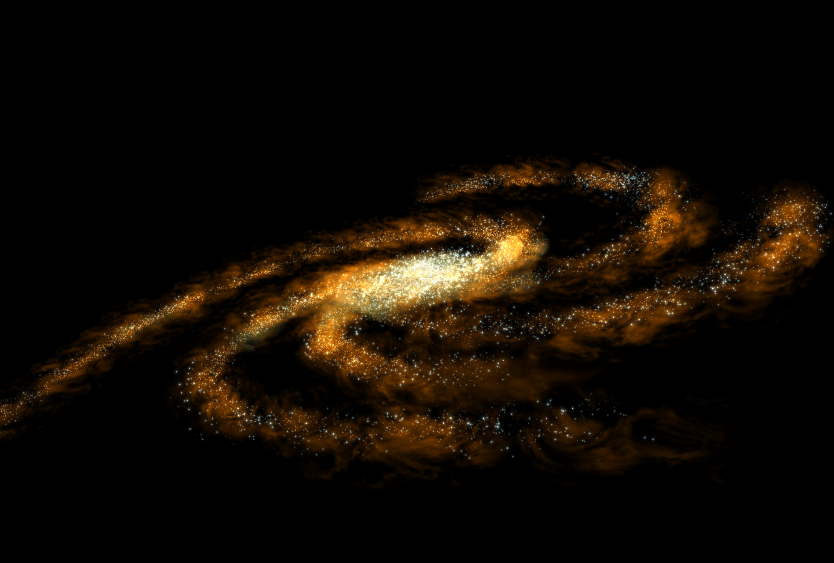
#> input picture core-inputs/input-book/0-Title_Page/source-milky-way.jpg, 2500 x 1687 px (shown at 1/3 size)
$ python generate_mobile.py
#> lines starting #> are read from the running program, lines starting #| are printed output that depends on the picture
### core-outputs/output-book/0-Title_Page/src/generate.py
#!/usr/bin/env python3
"""Generates the Infinity 0 title page render from its design brief.

Layer order (back to front), per
core-inputs/input-book/0-Title_Page/design-brief.md:

  1. NASA Milky Way photo (public domain)          -- source-milky-way.jpg
  2. Futuristic wireframe map                        -- generated here,
     traced from the photo's actual brightness (see trace_galaxy.py)
  3. Crayon layer: a big X at the galactic center,    -- generated here
     a circle in the bottom-left corner with a kid-
     drawn stick figure ("earth"), and a bouncing
     line connecting the two. No signature.
  4. Title + author, with a radial-gradient fade      -- generated here
     lightening whatever sits directly behind them

No numpy/opencv/pip is available in this environment (checked and
confirmed missing -- see prompt-log/), so the wireframe tracing in
trace_galaxy.py is a small pure-Python/Pillow "graphics plugin" instead
of a dependency: it walks the photo's actual pixel brightness rather
than drawing an arbitrary shape unrelated to the image.

The crayon layer is procedurally generated rather than AI-generated --
no image-generation tool was available either.

Usage: python3 generate.py
Reads:  ../../../../core-inputs/input-book/0-Title_Page/source-milky-way.jpg
Writes: ../render/print/title-page-print.png (archives the previous render
        first -- see archive_existing())

build_composite() below is reused by generate_web.py (and any future
format-variant script, per SPEC.md's "Format variants" section) so every
variant resamples the *same* artwork rather than re-running the
procedural crayon/wireframe generation at a different canvas size --
stroke widths and font sizes below are tuned in absolute pixels against
CANVAS_SIZE, so regenerating at a smaller size would throw off their
proportions relative to each other. One composite, multiple output
resolutions -- not one generator per resolution.
"""
import math
import random
from pathlib import Path

from PIL import Image, ImageDraw, ImageEnhance, ImageFilter, ImageOps

from trace_galaxy import galaxy_centroid, radial_silhouette, skeleton_segments
import blockfont

# 5.5in x 8.5in trade paperback trim (Infinity_0_Interview.md), at 300 DPI --
# print-resolution, per the "high-res render first" decision.
DPI = 300
CANVAS_SIZE = (int(5.5 * DPI), int(8.5 * DPI))  # (1650, 2550)

SRC_DIR = Path(__file__).resolve().parent
TITLE_PAGE_DIR = SRC_DIR.parent
INPUT_DIR = TITLE_PAGE_DIR.parent.parent.parent / "core-inputs" / "input-book" / "0-Title_Page"
RENDER_ROOT = TITLE_PAGE_DIR / "render"
# Subfolder per format variant, per SPEC.md's "Format variants" section
# (2026-09-04) -- mirrors render/ARCHIVE/'s existing per-version convention,
# one level up: render/<format>/, each with its own ARCHIVE/.
RENDER_DIR = RENDER_ROOT / "print"
RENDER_NAME = "title-page-print.png"

WIREFRAME_COLOR = (110, 225, 255)
CRAYON_COLOR = (225, 15, 15)  # bright red, per 2026-08-19 feedback


def fitted_source_photo() -> Image.Image:
    """The source photo cropped/scaled to exactly fill the canvas. Analysis
    (galaxy tracing) runs on a downsample of *this*, not the raw source, so
    traced points land in the same coordinate space as the final canvas."""
    src = Image.open(INPUT_DIR / "source-milky-way.jpg").convert("RGB")
#> src is the input picture: PIL image 2500x1687 RGB; mean R, G, B 17.1, 10.8, 3.6
    return ImageOps.fit(src, CANVAS_SIZE, centering=(0.5, 0.4))
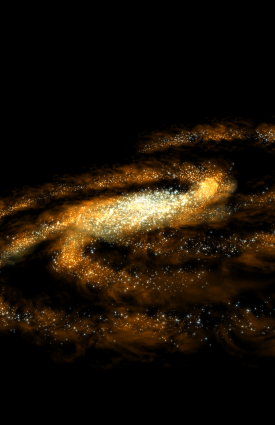
#> returned value: PIL image 1650x2550 RGB (shown at 1/6 size); mean R, G, B 27, 17.9, 6.7


BLACK_THRESHOLD = 35  # grayscale value below which a pixel counts as "black" background


def load_base_layer(fitted: Image.Image) -> Image.Image:
    """Per 2026-08-19 feedback: the photo's black background becomes white,
    then the whole photo is converted to black-and-white (grayscale) --
    applied only to this displayed layer, not to `fitted` itself, so the
    galaxy tracing (which needs the original brightness data) is unaffected."""
    luminance = fitted.convert("L")
    black_mask = luminance.point(lambda v: 255 if v < BLACK_THRESHOLD else 0)
    white_img = Image.new("RGB", fitted.size, (255, 255, 255))
    whitened = Image.composite(white_img, fitted, black_mask)
    return whitened.convert("L").convert("RGB")


def draw_wireframe(fitted: Image.Image, center) -> Image.Image:
    """Traces the photo's own brightness structure -- purely 2D tracing, no
    randomly-generated shapes. Two closed contour levels give the overall
    silhouette; skeleton_segments gives the actual topological skeleton of
    the bright structure (Zhang-Suen thinning, real medial axis, branching
    wherever the photo's own shape branches) -- not a fan of rays cast out
    from one point, which reads as "a rainbow", not a skeleton (see the
    2026-08-19 feedback this replaces)."""
    layer = Image.new("RGBA", CANVAS_SIZE, (0, 0, 0, 0))
    draw = ImageDraw.Draw(layer)

    for level, width in ((0.12, 2), (0.32, 3)):
        contour = radial_silhouette(fitted, center, level, n_angles=240)
        draw.line(contour + [contour[0]], fill=(*WIREFRAME_COLOR, 140), width=width, joint="curve")

    for p0, p1 in skeleton_segments(fitted, level=0.18):
        draw.line([p0, p1], fill=(*WIREFRAME_COLOR, 160), width=2)

    glow = layer.filter(ImageFilter.GaussianBlur(5))
    out = Image.alpha_composite(glow, layer)

    draw_out = ImageDraw.Draw(out)
    cx, cy = center
    tick = 16
    draw_out.line([(cx - tick, cy), (cx + tick, cy)], fill=(*WIREFRAME_COLOR, 200), width=2)
    draw_out.line([(cx, cy - tick), (cx, cy + tick)], fill=(*WIREFRAME_COLOR, 200), width=2)
    return out


RNG_SEED = 0  # deterministic render -- rerunning reproduces the same image


def _crayon_stroke(draw: ImageDraw.ImageDraw, points, color, base_width: int):
    """Thick crayon stroke with a soft outer pass, a solid core, and a light
    waxy grain pass -- per 2026-08-19 feedback that a flat smooth line lost
    too much crayon texture. The *path* stays smooth (no per-point jitter
    here); hand-drawn wobble belongs to the path itself, built by the
    caller via _wobble(), not to the stroke rendering."""
    draw.line(points, fill=(*color, 80), width=base_width + 10, joint="curve")
    draw.line(points, fill=(*color, 235), width=base_width, joint="curve")
    grain_rng = random.Random(RNG_SEED)
    for x, y in points[::3]:
        for _ in range(2):
            ox = x + grain_rng.uniform(-base_width * 0.6, base_width * 0.6)
            oy = y + grain_rng.uniform(-base_width * 0.6, base_width * 0.6)
            r = grain_rng.uniform(1, base_width * 0.25)
            draw.ellipse([ox - r, oy - r, ox + r, oy + r], fill=(*color, grain_rng.randint(40, 100)))


def _wobble(points, rng: random.Random, jitter: float):
    """Hand-drawn imperfection: every point nudged a little, independently
    -- per 2026-08-19 'the entire crayon section needs to look hand
    written' feedback. Straight lines and perfect curves read as
    typeset/vector, not drawn by a kid."""
    return [(x + rng.uniform(-jitter, jitter), y + rng.uniform(-jitter, jitter)) for x, y in points]


def _hand_drawn_circle(center, radius: float, rng: random.Random, n: int = 72, wobble: float = 0.0):
    """A real hand-drawn circle doesn't close perfectly -- the start and
    end don't quite meet, per 2026-08-19 feedback ('look up what that
    means'). Starts at a random angle, sweeps slightly more or less than a
    full turn, and each point's radius wobbles a little."""
    start_angle = rng.uniform(0, 2 * math.pi)
    sweep = 2 * math.pi * rng.uniform(0.94, 1.06)  # doesn't land exactly back on itself
    points = []
    for i in range(n + 1):
        theta = start_angle + sweep * i / n
        r = radius + rng.uniform(-wobble, wobble)
        points.append((center[0] + r * math.cos(theta), center[1] + r * math.sin(theta)))
    return points


def _jump_arc(start, end, rng: random.Random, bulge_fraction: float, n: int = 160, wobble: float = 6.0):
    """A single leaping arc from start to end -- shaped like an ellipse,
    bulging out past the busy map area into open space before landing --
    per 2026-08-19 'should look like it jumps off the map, like an
    ellipse' feedback (replaces the earlier multi-bounce path)."""
    sx, sy = start
    ex, ey = end
    mx, my = (sx + ex) / 2, (sy + ey) / 2
    length = math.hypot(ex - sx, ey - sy)
    ux, uy = (ex - sx) / length, (ey - sy) / length
    px, py = -uy, ux
    if px > 0:  # always bulge toward the left -- open space away from the busy map
        px, py = -px, -py
    bulge = length * bulge_fraction
    control = (mx + px * bulge, my + py * bulge)

    points = []
    for i in range(n + 1):
        t = i / n
        # Quadratic Bezier through start -> control -> end.
        x = (1 - t) ** 2 * sx + 2 * (1 - t) * t * control[0] + t ** 2 * ex
        y = (1 - t) ** 2 * sy + 2 * (1 - t) * t * control[1] + t ** 2 * ey
        points.append((x, y))
    return _wobble(points, rng, wobble)


def draw_crayon_layer(center) -> Image.Image:
    """A big X at the galactic center (where the child wants to go), a
    circle in the bottom-left corner with a kid-drawn stick figure
    ("earth"), and a single leaping arc connecting the two -- per
    2026-08-19 feedback. Every shape is hand-drawn-imperfect (wobbly paths,
    circles that don't quite close), not geometrically perfect. No
    wireframe-tracing (see
    core-inputs/input-book/0-Title_Page/future-ideas.md for that concept)
    and no signature/attribution note."""
    layer = Image.new("RGBA", CANVAS_SIZE, (0, 0, 0, 0))
    draw = ImageDraw.Draw(layer)
    rng = random.Random(RNG_SEED)
    cx, cy = center

    # The X, marking where the child wants to go -- small (no larger than
    # ~5% of the page), hand-drawn, circled -- per 2026-08-19 feedback
    # (a big X was the earlier, now-superseded, instruction).
    x_circle_r = CANVAS_SIZE[0] * 0.025  # 5% of page width, diameter
    x_size = x_circle_r * 0.6
    _crayon_stroke(draw, _wobble([(cx - x_size, cy - x_size), (cx + x_size, cy + x_size)], rng, 3), CRAYON_COLOR, base_width=6)
    _crayon_stroke(draw, _wobble([(cx + x_size, cy - x_size), (cx - x_size, cy + x_size)], rng, 3), CRAYON_COLOR, base_width=6)
    _crayon_stroke(draw, _hand_drawn_circle((cx, cy), x_circle_r, rng, n=48, wobble=x_circle_r * 0.05), CRAYON_COLOR, base_width=5)

    # "Earth": a circle in the bottom-left corner with a kid-drawn stick figure.
    earth_center = (CANVAS_SIZE[0] * 0.17, CANVAS_SIZE[1] * 0.88)
    earth_r = CANVAS_SIZE[0] * 0.095
    _crayon_stroke(draw, _hand_drawn_circle(earth_center, earth_r, rng, wobble=earth_r * 0.03), CRAYON_COLOR, base_width=12)

    ecx, ecy = earth_center
    head_r = earth_r * 0.26
    head_center = (ecx, ecy - earth_r * 0.4)
    _crayon_stroke(draw, _hand_drawn_circle(head_center, head_r, rng, n=32, wobble=head_r * 0.05), CRAYON_COLOR, base_width=7)

    body_top = (ecx, head_center[1] + head_r)
    body_bottom = (ecx, ecy + earth_r * 0.35)
    _crayon_stroke(draw, _wobble([body_top, body_bottom], rng, 4), CRAYON_COLOR, base_width=7)

    arm_y = body_top[1] + (body_bottom[1] - body_top[1]) * 0.3
    _crayon_stroke(draw, _wobble([(ecx, arm_y), (ecx - earth_r * 0.4, arm_y + earth_r * 0.15)], rng, 4), CRAYON_COLOR, base_width=7)
    _crayon_stroke(draw, _wobble([(ecx, arm_y), (ecx + earth_r * 0.4, arm_y + earth_r * 0.15)], rng, 4), CRAYON_COLOR, base_width=7)
    _crayon_stroke(draw, _wobble([body_bottom, (ecx - earth_r * 0.3, ecy + earth_r * 0.75)], rng, 4), CRAYON_COLOR, base_width=7)
    _crayon_stroke(draw, _wobble([body_bottom, (ecx + earth_r * 0.3, ecy + earth_r * 0.75)], rng, 4), CRAYON_COLOR, base_width=7)

    # A single leaping arc from earth to the X, ending in an arrow pointing
    # at it -- per 2026-08-19 feedback ("jumps off the map, like an
    # ellipse"; replaces the earlier multi-bounce path).
    jump_start_angle = math.atan2(cy - ecy, cx - ecx)
    jump_start = (ecx + earth_r * math.cos(jump_start_angle), ecy + earth_r * math.sin(jump_start_angle))
    jump_end_angle = math.atan2(ecy - cy, ecx - cx)
    jump_end = (cx + x_circle_r * 1.6 * math.cos(jump_end_angle), cy + x_circle_r * 1.6 * math.sin(jump_end_angle))
    arc_pts = _jump_arc(jump_start, jump_end, rng, bulge_fraction=1.3)
    _crayon_stroke(draw, arc_pts, CRAYON_COLOR, base_width=10)

    tip = arc_pts[-1]
    arrow_dir = math.atan2(tip[1] - arc_pts[-6][1], tip[0] - arc_pts[-6][0])
    arrow_len = x_circle_r * 0.9
    for spread in (0.5, -0.5):
        wing_angle = arrow_dir + math.pi + spread
        wing = (tip[0] + arrow_len * math.cos(wing_angle), tip[1] + arrow_len * math.sin(wing_angle))
        _crayon_stroke(draw, _wobble([tip, wing], rng, 3), CRAYON_COLOR, base_width=6)

    return layer


def apply_title_fade(composed: Image.Image, center, radius: int) -> Image.Image:
    """Soft radial gradient centered on the title: lightens whatever sits
    directly behind it, fading outward with no hard edge, so the title
    reads clearly without a separate plate or outline."""
    mask = Image.new("L", CANVAS_SIZE, 0)
    mdraw = ImageDraw.Draw(mask)
    for r in range(radius, 0, -4):
        opacity = int(200 * (1 - r / radius) ** 1.5)
        bbox = [center[0] - r, center[1] - r, center[0] + r, center[1] + r]
        mdraw.ellipse(bbox, fill=opacity)
    mask = mask.filter(ImageFilter.GaussianBlur(30))

    lightened = ImageEnhance.Brightness(composed.convert("RGB")).enhance(2.1)
    lightened = ImageEnhance.Contrast(lightened).enhance(0.7)
    return Image.composite(lightened.convert("RGBA"), composed, mask)


TITLE_COLOR = (15, 15, 15, 255)  # black -- reads against the now-light galactic center
TITLE_TARGET_WIDTH = int(CANVAS_SIZE[0] * 0.78)
TITLE_TOP_FRACTION = 0.125  # 2026-08-19: ~17.5% down, then moved up 5 points -- supersedes the earlier 15-20% range


def title_block_layout(title: str, author: str):
    """Custom monospace, all-caps, blocky stencil font (blockfont.py) --
    not a vendored typeface. See its module docstring. Positioned a fixed
    fraction down from the top of the page, per 2026-08-19 feedback (this
    still lands above the galactic center for a typical galaxy photo, but
    top-of-page is now the authoritative anchor, not the center)."""
    title_px = blockfont.fit_pixel_size(title.upper(), TITLE_TARGET_WIDTH)
    title_layer = blockfont.render_text(title.upper(), title_px, TITLE_COLOR)

    author_text = f"BY {author}".upper()
    author_px = max(1, title_px * 2 // 5)
    author_layer = blockfont.render_text(author_text, author_px, TITLE_COLOR)

    gap = author_px * 5
    top = int(CANVAS_SIZE[1] * TITLE_TOP_FRACTION)
    return title_layer, author_layer, gap, top


def draw_title_and_author(canvas: Image.Image, title_layer, author_layer, gap: int, top: float, center_x: float) -> None:
    tx = center_x - title_layer.width / 2
    canvas.alpha_composite(title_layer, (int(tx), int(top)))

    ax = center_x - author_layer.width / 2
    ay = top + title_layer.height + gap
    canvas.alpha_composite(author_layer, (int(ax), int(ay)))


def archive_existing(render_dir: Path, filename: str) -> None:
    """Per the 2026-08-19 versioning instruction, generalized 2026-09-04 so
    every format variant gets its own versioned ARCHIVE/ under its own
    render/<format>/ subfolder: before writing a new render, move whatever
    is currently there into that subfolder's own ARCHIVE, versioned."""
    current = render_dir / filename
    if not current.exists():
        return
    archive_dir = render_dir / "ARCHIVE"
    archive_dir.mkdir(parents=True, exist_ok=True)
    stem, suffix = Path(filename).stem, Path(filename).suffix
    existing = list(archive_dir.glob(f"{stem}-v*{suffix}"))
    next_version = len(existing) + 1
    dest = archive_dir / f"{stem}-v{next_version}{suffix}"
    current.rename(dest)
    print(f"Archived previous render -> {dest.relative_to(RENDER_ROOT.parent)}")


def build_composite() -> Image.Image:
    """The full composed artwork at CANVAS_SIZE (print resolution) --
    every layer, deterministic given RNG_SEED. Shared by every format
    variant's script; see this module's docstring for why."""
    fitted = fitted_source_photo()
    center = galaxy_centroid(fitted)

    title_layer, author_layer, gap, top = title_block_layout("Infinity 0", "Agent 0")
    fade_center = (center[0], top + (title_layer.height + gap + author_layer.height) / 2)

    composed = load_base_layer(fitted).convert("RGBA")
    composed = Image.alpha_composite(composed, draw_wireframe(fitted, center))
    composed = Image.alpha_composite(composed, draw_crayon_layer(center))
    composed = apply_title_fade(composed, fade_center, radius=int(CANVAS_SIZE[0] * 0.32))

    draw_title_and_author(composed, title_layer, author_layer, gap, top, center[0])
    return composed


# [9 lines left out: function main, not called in this run]


# [2 lines that do not run on import are left out]

### core-outputs/output-book/0-Title_Page/src/trace_galaxy.py
"""A small, dependency-free "graphics plugin" for tracing an image's actual
bright structure, used to make the title page's wireframe match the real
galaxy photo instead of drawing an abstract shape unrelated to it.

No numpy/opencv/scipy is available in this environment (no pip either --
checked directly), so this is pure Python + Pillow: radial ray-marching
against real pixel brightness, not a real edge-detector, but genuinely
derived from the image rather than a fixed formula.
"""
import math

from PIL import Image, ImageFilter

ANALYSIS_WIDTH = 300


def _analysis_grayscale(fitted: Image.Image):
    """Downsample the (already canvas-fitted) source photo for fast pixel
    access. Returns (image, scale) where scale maps analysis-space
    coordinates back to the full canvas."""
    w, h = fitted.size
    analysis_height = max(1, int(ANALYSIS_WIDTH * h / w))
    small = fitted.convert("L").resize((ANALYSIS_WIDTH, analysis_height), Image.BILINEAR)
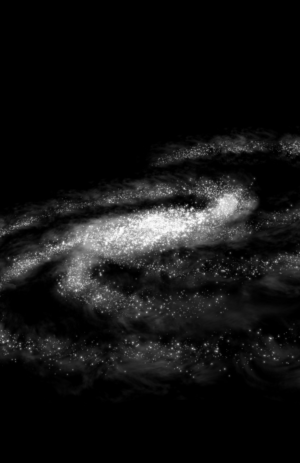
#> small: PIL image 300x463 L; min 0, max 254, mean 19.3
    scale = w / ANALYSIS_WIDTH
    return small, scale


def galaxy_centroid(fitted: Image.Image):
    """Brightness-weighted centroid, in full canvas coordinates -- the
    actual visual center of the galaxy in the photo, not a guessed point."""
    small, scale = _analysis_grayscale(fitted)
#> scale = 5.5
#> (the rest of the program and of its run is left out)
